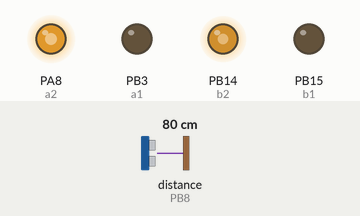
A sketch run on a simulated STM32 Blue Pill. On the bench: output pins drawn as LEDs (lit = HIGH). Wiring (inferred from the names in the program): ultrasonic range finder: trigger PA9; echo PB8. The inputs (shaded band) are chosen by the test bench; at power-on: distance to the obstacle (sensor on PB8) 80 cm. The echo pulse lasts 58.3 µs per cm; pins used as bus, display or sensor lines are not drawn.

Above: at 1.2 s.
1.3 s: distance to the obstacle (sensor on PB8) set to 16 cm
2.8 s: distance to the obstacle (sensor on PB8) set to 12 cm
At 3.6 s:
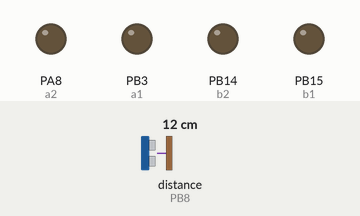
Timing chart, 0 to 5.8 s (numbered marks = the images above; inputs shaded):
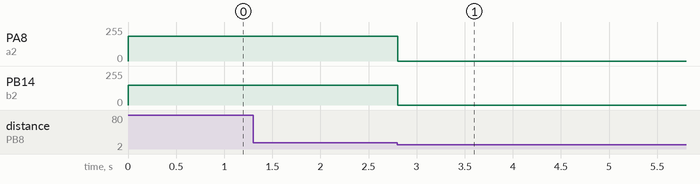

Measured:
- the behaviour switches between 15 and 14 cm on distance to the obstacle (sensor on PB8) (found by bisection; images 0 and 1)
- after the input at 1.3 s, every drawn part: stays the same
- after the input at 2.8 s, PA8 (a2): 185/255 → 0/255 at once; PB14 (b2): 150/255 → 0/255 at once

The sketch:

obstacle_detection.ino
```cpp
/**
* Name: Andra Alazaroaie
*/

#define MAX 150

// sensor
int trigPin = PA9;
int echoPin = PB8;

// motors
int a1 = PB3;
int a2 = PA8;
int b1 = PB15;
int b2 = PB14;

unsigned long lastTrig = millis();
unsigned long trigDelay = 100;

volatile unsigned long startTime;
volatile unsigned long endTime;
volatile bool newDist = false;

void setup() {
  pinMode(trigPin, OUTPUT);
  pinMode(echoPin, INPUT);

  pinMode(a1, OUTPUT);
  pinMode(a2, OUTPUT);
  pinMode(b1, OUTPUT);
  pinMode(b2, OUTPUT);

  // the pin on which we want the interrupt, the ISR, interrupt when there is a CHANGE on the pin
  attachInterrupt(digitalPinToInterrupt(echoPin), echoPinInterrupt, CHANGE);
  goFront();
}

void loop() {
  // trigger only every trigDelay millis
  unsigned long currentTime = millis();
  if(currentTime - lastTrig > trigDelay) {
    lastTrig += trigDelay;
    trig();
  }

  // new distance detected by echo
  if(newDist) {
    newDist = false;
    double dist = getDistance();
    stopWhenClose(dist);
  }
}

// interrupt service routine
void echoPinInterrupt() {
  if(digitalRead(echoPin) == HIGH)
    startTime = micros();
  else {
    endTime = micros();
    newDist = true;
  }
}

// distance = speed * time formula, we use the speed of sound
double getDistance() {
  double time = endTime - startTime;
  return time / 58.0;
}

// trigger function for the ultrasound, transmit a short ultrasonic pulse for the echo to listen to
void trig() {
  digitalWrite(trigPin, LOW);
  delayMicroseconds(2);
  digitalWrite(trigPin, HIGH);
  delayMicroseconds(10);
  digitalWrite(trigPin, LOW);
}

// function to stop the motors when we detect a distance smaller than 15
void stopWhenClose(double distance) {
  if(distance < 15.0) {
    stop();
    delay(10000);
  } else
    goFront();
}

void goFront() {
  analogWrite(a1, 0);
  analogWrite(a2, 185);
  analogWrite(b1, 0);
  analogWrite(b2, MAX);
}

void stop() {
  analogWrite(a1, 0);
  analogWrite(a2, 0);
  analogWrite(b1, 0);
  analogWrite(b2, 0);
}
```
